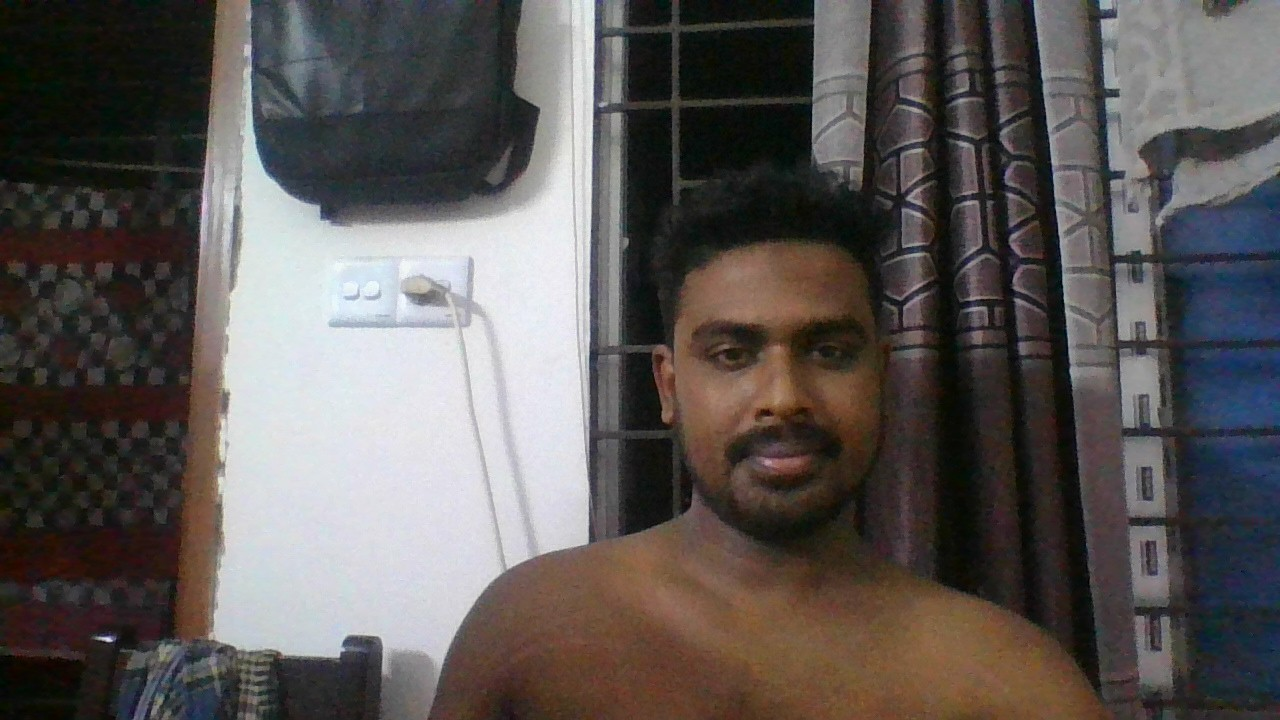
#> input picture Known_unknown_detection/known_faces_folder/WIN_20251002_21_26_12_Pro.jpg, 1280 x 720 px
$ python Mahodi_simple.py
#> lines starting #> are read from the running program, lines starting #| are printed output that depends on the picture
import cv2
import os
import openpyxl
import time
import numpy as np

cam = cv2.VideoCapture(0)

# Known faces directory setup
known_faces_folder = "known_faces_folder"
known_face_images = []
known_names = []

# Load OpenCV face detector
face_cascade = cv2.CascadeClassifier(cv2.data.haarcascades + 'haarcascade_frontalface_default.xml')

# Excel, log setup
log_folder = "movement_logs"
if not os.path.exists(log_folder):
    os.makedirs(log_folder)

excel_file_path = "movement_log.xlsx"
if not os.path.exists(excel_file_path):
    wb = openpyxl.Workbook()
    sheet = wb.active
    sheet.title = "Movement Logs"
    sheet.append(["Name", "Detection Time", "Date", "Confidence"])
    wb.save(excel_file_path)

# Load known faces (store actual images for simple comparison)
if os.path.exists(known_faces_folder):
    print(f"Checking folder: {known_faces_folder}")
    files = os.listdir(known_faces_folder)
    print(f"Files found: {files}")

    for filename in files:
        if filename.endswith(".jpg") or filename.endswith(".png"):
            filepath = os.path.join(known_faces_folder, filename)
            print(f"Loading: {filepath}")
            image = cv2.imread(filepath)
#> image is the input picture: shape (720, 1280, 3); mean B, G, R 85.8, 87.6, 92.4
            if image is not None:
                print(f"Image loaded successfully: {image.shape}")
#| Image loaded successfully: (720, 1280, 3)
                # Convert to grayscale for face detection
                gray = cv2.cvtColor(image, cv2.COLOR_BGR2GRAY)
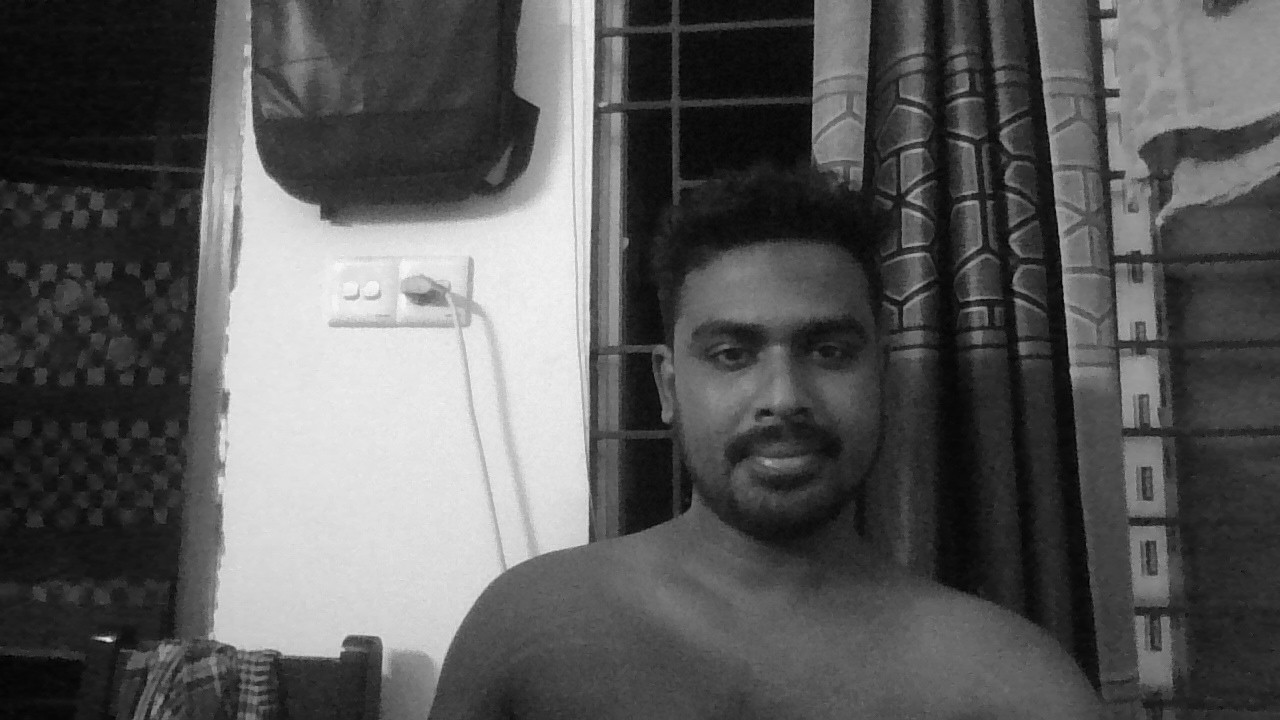
#> gray: shape (720, 1280); min 0, max 252, mean 88.8
                faces = face_cascade.detectMultiScale(gray, 1.1, 4)
#> faces = [[984, 50, 50, 50], [278, 38, 58, 58], [1096, 154, 66, 66], [641, 241, 278, 278]]
                print(f"Faces detected in {filename}: {len(faces)}")
#| Faces detected in WIN_20251002_21_26_12_Pro.jpg: 4

                if len(faces) > 0:
                    # Take the first detected face
                    x, y, w, h = faces[0]
#> x = 984; y = 50; w = 50; h = 50
                    face_roi = gray[y:y+h, x:x+w]
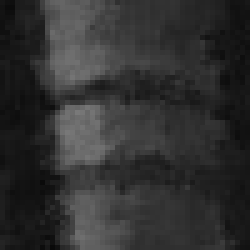
#> face_roi: shape (50, 50) (shown 5 times larger); min 9, max 121, mean 48.8
                    # Resize to standard size for comparison
                    face_roi = cv2.resize(face_roi, (100, 100))
#> face_roi: shape (100, 100)
                    known_face_images.append(face_roi)
                    known_names.append(os.path.splitext(filename)[0])
                    print(f"✅ Added face: {os.path.splitext(filename)[0]}")
                else:
                    print(f"❌ No face detected in {filename}")
            else:
                print(f"❌ Failed to load image: {filepath}")
#> pass 2 of the loop `for filename in files:`:
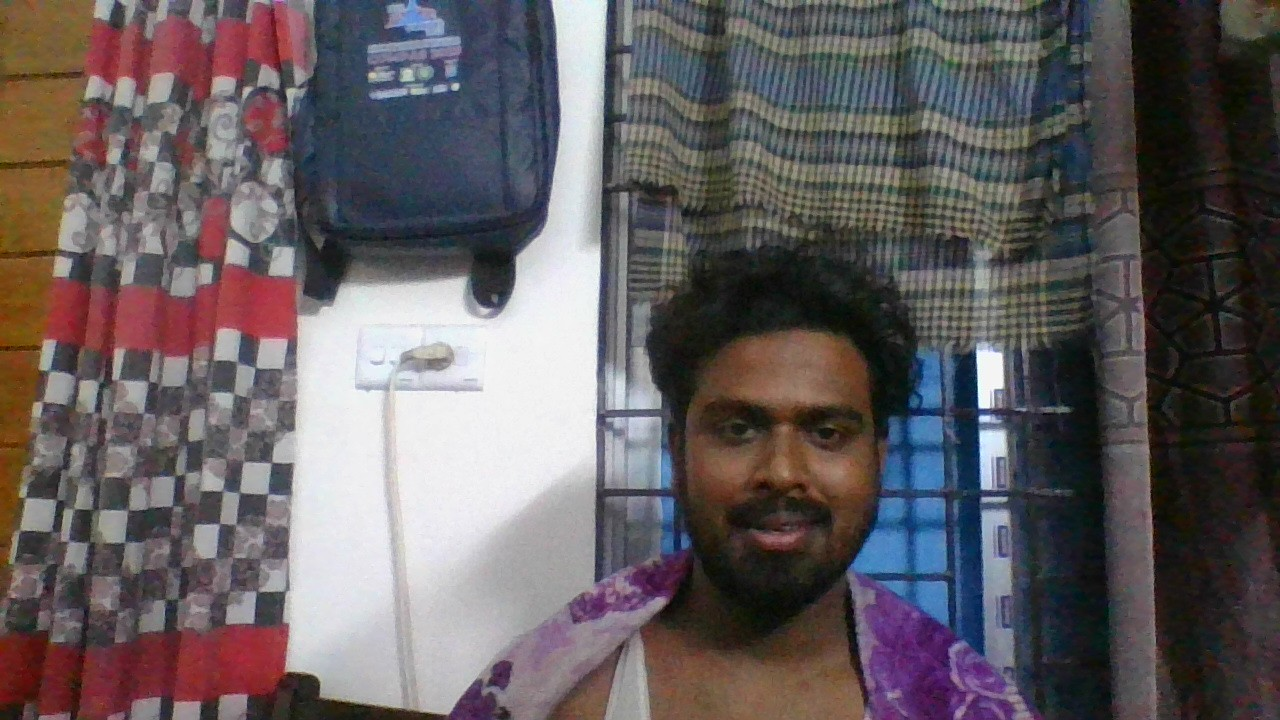
#> input picture Known_unknown_detection/known_faces_folder/uzzal.jpg, 1280 x 720 px
#> image is the input picture: shape (720, 1280, 3); mean B, G, R 95.3, 93.1, 100
#| Image loaded successfully: (720, 1280, 3)
#> `gray = cv2.cvtColor(image, cv2.COLOR_BGR2GRAY)`:
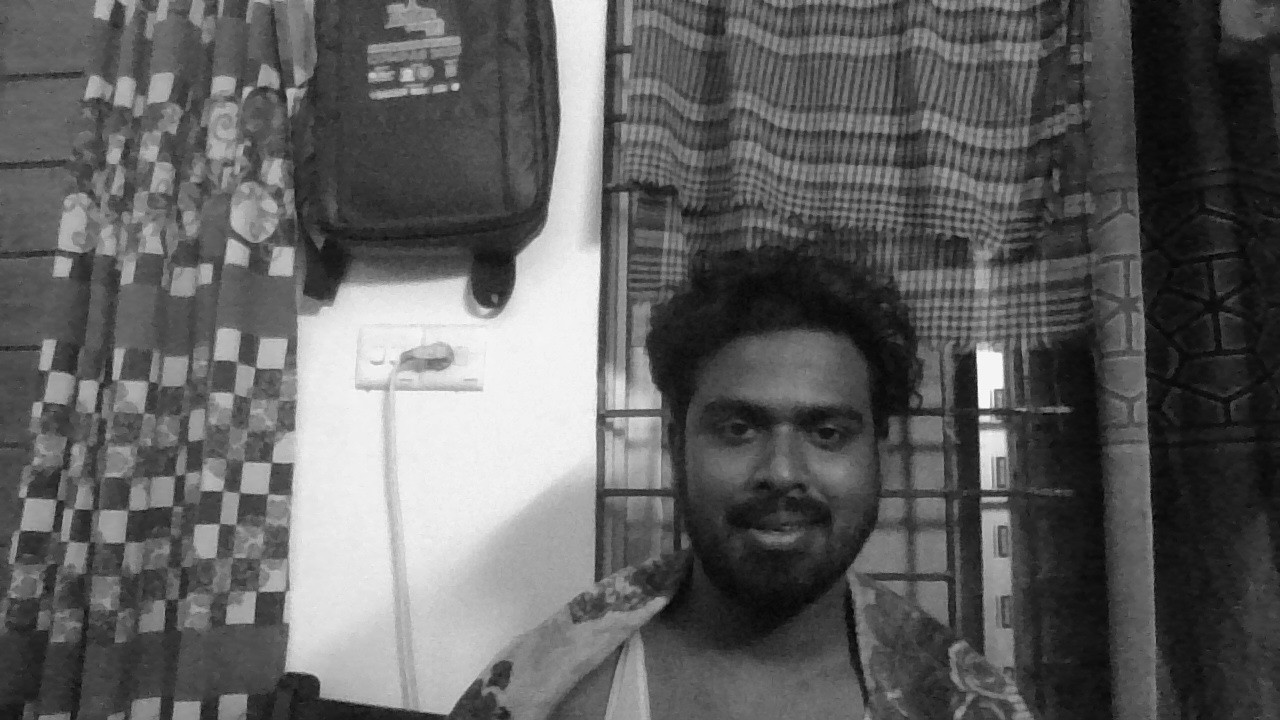
#> gray: shape (720, 1280); min 1, max 254, mean 95.4
#> faces = [[1190, 195, 51, 51], [188, 141, 58, 58], [654, 328, 254, 254]]
#| Faces detected in uzzal.jpg: 3
#> x = 1190; y = 195; w = 51
#> `face_roi = gray[y:y+h, x:x+w]`:
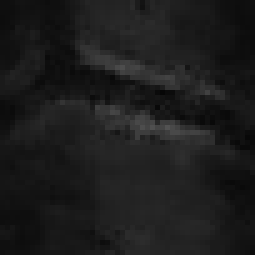
#> face_roi: shape (51, 51) (shown 5 times larger); min 6, max 82, mean 28.2
else:
    print(f"❌ Folder not found: {known_faces_folder}")

print(f"Loaded {len(known_face_images)} known faces: {known_names}")
#| Loaded 2 known faces: ['WIN_20251002_21_26_12_Pro', 'uzzal']
print("Instructions:")
print("- Press 'c' to capture new face")
print("- Press 'q' to quit")
print("- Detection will work automatically")

frame_count = 0
detection_threshold = 0.6  # Lower threshold for better detection sensitivity
capture_mode = False

def simple_face_match(face1, face2, threshold=0.7):
    """Simple face matching using template matching"""
    try:
        # Ensure both faces are the same size
        face1 = cv2.resize(face1, (100, 100))
        face2 = cv2.resize(face2, (100, 100))

        # Template matching
        result = cv2.matchTemplate(face1, face2, cv2.TM_CCOEFF_NORMED)
        _, max_val, _, _ = cv2.minMaxLoc(result)

        return max_val > threshold
    except:
        return False

def capture_new_face(frame, face_roi, gray_roi):
    """Capture and save a new face"""
    name = input("\nEnter name for this face: ").strip()
    if name:
        # Save the face image
        filename = f"{name}.jpg"
        filepath = os.path.join(known_faces_folder, filename)

        # Save the original face region from frame
        y1, y2, x1, x2 = face_roi
        face_image = frame[y1:y2, x1:x2]
        cv2.imwrite(filepath, face_image)

        # Add to known faces list
        face_roi_resized = cv2.resize(gray_roi, (100, 100))
        known_face_images.append(face_roi_resized)
        known_names.append(name)

        print(f"✅ Face saved as '{name}' in {filepath}")
        print(f"Now {len(known_face_images)} known faces loaded")
        return True
    return False

while cam.isOpened():
    ret, frame = cam.read()
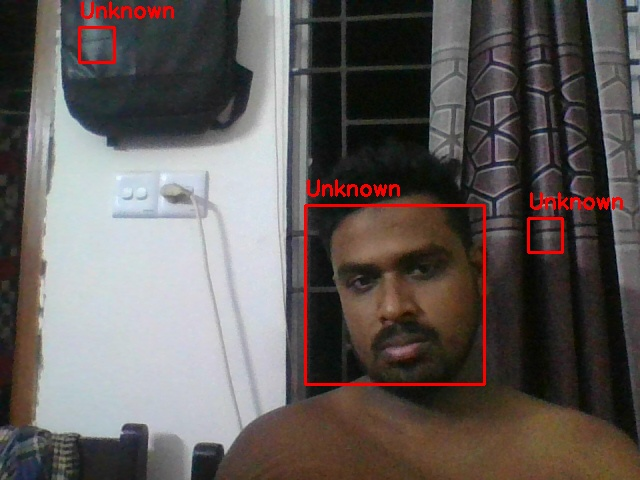
#> input picture Known_unknown_detection/movement_logs/Unknown_2025-10-02 21-17-07.jpg, 640 x 480 px, given in place of the camera
#> frame is the input picture: shape (480, 640, 3); mean B, G, R 89.9, 92.1, 98.6
    if not ret:
        break

    frame_count += 1
    if frame_count % 3 != 0:
        continue  # প্রতি 3টি ফ্রেমের ১টিতে প্রসেস

    timestamp = time.strftime("%Y-%m-%d %H:%M:%S")
    gray_frame = cv2.cvtColor(frame, cv2.COLOR_BGR2GRAY)

    # Detect faces in current frame
    faces = face_cascade.detectMultiScale(gray_frame, 1.1, 4)

    for (x, y, w, h) in faces:
        # Extract face region
        face_roi = gray_frame[y:y+h, x:x+w]
        face_roi_resized = cv2.resize(face_roi, (100, 100))

        # Try to match with known faces
        name = "Unknown"
        best_match = 0
        confidence = 0

        for i, known_face in enumerate(known_face_images):
            # Calculate similarity using template matching
            result = cv2.matchTemplate(face_roi_resized, known_face, cv2.TM_CCOEFF_NORMED)
            _, max_val, _, _ = cv2.minMaxLoc(result)

            if max_val > detection_threshold and max_val > best_match:
                best_match = max_val
                confidence = max_val
                name = known_names[i]

        # Draw rectangle and label
        if name != "Unknown":
            color = (0, 255, 0)  # Green for known faces
            status = "KNOWN"
            label = f"{status}: {name} ({confidence:.2f})"
        else:
            color = (0, 0, 255)  # Red for unknown faces
            status = "UNKNOWN"
            label = f"{status}"

        cv2.rectangle(frame, (x, y), (x+w, y+h), color, 2)

        # Add background for text
        text_size = cv2.getTextSize(label, cv2.FONT_HERSHEY_SIMPLEX, 0.7, 2)[0]
        cv2.rectangle(frame, (x, y-35), (x + text_size[0] + 10, y), color, -1)
        cv2.putText(frame, label, (x+5, y-10), cv2.FONT_HERSHEY_SIMPLEX, 0.7, (255, 255, 255), 2)

        # Only log if confidence is high enough
        if confidence > 0.5 or name == "Unknown":
            # Log detection
            image_path = os.path.join(log_folder, f"{name}_{timestamp.replace(':', '-')}.jpg")
            cv2.imwrite(image_path, frame)

            # Save to Excel with error handling
            try:
                wb = openpyxl.load_workbook(excel_file_path)
                sheet = wb.active
                sheet.append([name, timestamp, time.strftime("%Y-%m-%d"), f"{confidence:.2f}"])
                wb.save(excel_file_path)
            except Exception as e:
                print(f"Excel error: {e}")
                # Create new file if corrupted
                wb = openpyxl.Workbook()
                sheet = wb.active
                sheet.title = "Movement Logs"
                sheet.append(["Name", "Detection Time", "Date", "Confidence"])
                sheet.append([name, timestamp, time.strftime("%Y-%m-%d"), f"{confidence:.2f}"])
                wb.save(excel_file_path)
                print("Created new Excel file")

            print(f"Detected: {name} (confidence: {confidence:.2f}) at {timestamp}")

    cv2.imshow("Face Detection - Simple Version", frame)
    if cv2.waitKey(1) & 0xFF == ord('q'):
        break

cam.release()
cv2.destroyAllWindows()
print("Face detection stopped.")
